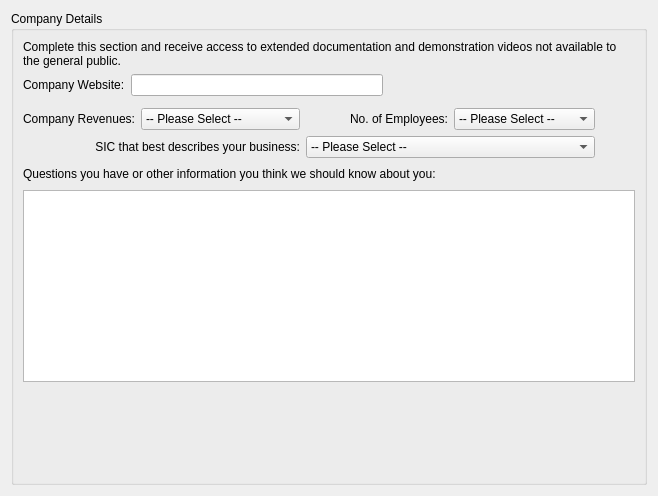
     <widget class="QWidget" name="_companyPage" >
      <layout class="QVBoxLayout" >
       <item>
        <widget class="QGroupBox" name="_companyGroup" >
         <property name="title" >
          <string>Company Details</string>
         </property>
         <layout class="QVBoxLayout" >
          <item>
           <widget class="QLabel" name="_companyGroupLit" >
            <property name="text" >
             <string>Complete this section and receive access to extended documentation and demonstration videos not available to the general public.</string>
            </property>
            <property name="wordWrap" >
             <bool>true</bool>
            </property>
            <property name="margin" >
             <number>5</number>
            </property>
           </widget>
          </item>
          <item>
           <layout class="QHBoxLayout" >
            <item>
             <widget class="QLabel" name="_companyUrlLit" >
              <property name="text" >
               <string>Company Website:</string>
              </property>
              <property name="buddy" >
               <cstring>_companyUrl</cstring>
              </property>
             </widget>
            </item>
            <item>
             <widget class="QLineEdit" name="_companyUrl" />
            </item>
            <item>
             <spacer>
              <property name="orientation" >
               <enum>Qt::Horizontal</enum>
              </property>
              <property name="sizeHint" >
               <size>
                <width>40</width>
                <height>20</height>
               </size>
              </property>
             </spacer>
            </item>
           </layout>
          </item>
          <item>
           <widget class="AddressCluster" name="_companyAddr" >
            <property name="listVisible" >
             <bool>false</bool>
            </property>
           </widget>
          </item>
          <item>
           <layout class="QGridLayout" >
            <item row="0" column="0" >
             <widget class="QLabel" name="_revenuesLit" >
              <property name="text" >
               <string>Company Revenues:</string>
              </property>
              <property name="alignment" >
               <set>Qt::AlignRight|Qt::AlignTrailing|Qt::AlignVCenter</set>
              </property>
              <property name="buddy" >
               <cstring>_revenues</cstring>
              </property>
             </widget>
            </item>
            <item row="0" column="1" >
             <widget class="QComboBox" name="_revenues" >
              <item>
               <property name="text" >
                <string>-- Please Select --</string>
               </property>
              </item>
              <item>
               <property name="text" >
                <string>Under $1 million</string>
               </property>
              </item>
              <item>
               <property name="text" >
                <string>$1 million - $5 million</string>
               </property>
              </item>
              <item>
               <property name="text" >
                <string>$5 million - $10 million</string>
               </property>
              </item>
              <item>
               <property name="text" >
                <string>$10 million - $25 million</string>
               </property>
              </item>
              <item>
               <property name="text" >
                <string>$25 million - $50 million</string>
               </property>
              </item>
              <item>
               <property name="text" >
                <string>Over $50 million</string>
               </property>
              </item>
             </widget>
            </item>
            <item row="0" column="2" >
             <widget class="QLabel" name="_noemployeesLit" >
              <property name="text" >
               <string>No. of Employees:</string>
              </property>
              <property name="alignment" >
               <set>Qt::AlignRight|Qt::AlignTrailing|Qt::AlignVCenter</set>
              </property>
              <property name="buddy" >
               <cstring>_noemployees</cstring>
              </property>
             </widget>
            </item>
            <item row="0" column="3" >
             <widget class="QComboBox" name="_noemployees" >
              <item>
               <property name="text" >
                <string>-- Please Select --</string>
               </property>
              </item>
              <item>
               <property name="text" >
                <string>Under 50</string>
               </property>
              </item>
              <item>
               <property name="text" >
                <string>50-100</string>
               </property>
              </item>
              <item>
               <property name="text" >
                <string>100-250</string>
               </property>
              </item>
              <item>
               <property name="text" >
                <string>250-500</string>
               </property>
              </item>
              <item>
               <property name="text" >
                <string>More than 500</string>
               </property>
              </item>
             </widget>
            </item>
            <item row="1" column="0" colspan="2" >
             <widget class="QLabel" name="_sicLit" >
              <property name="text" >
               <string>SIC that best describes your business:</string>
              </property>
              <property name="alignment" >
               <set>Qt::AlignRight|Qt::AlignTrailing|Qt::AlignVCenter</set>
              </property>
              <property name="wordWrap" >
               <bool>false</bool>
              </property>
              <property name="buddy" >
               <cstring>_sic</cstring>
              </property>
             </widget>
            </item>
            <item row="1" column="2" colspan="2" >
             <widget class="QComboBox" name="_sic" >
              <item>
               <property name="text" >
                <string>-- Please Select --</string>
               </property>
              </item>
              <item>
               <property name="text" >
                <string>Not a manufacturer</string>
               </property>
              </item>
              <item>
               <property name="text" >
                <string>20 - Food and kindred products</string>
               </property>
              </item>
              <item>
               <property name="text" >
                <string>21 - Tobacco products</string>
               </property>
              </item>
              <item>
               <property name="text" >
                <string>22 - Textile mill products</string>
               </property>
              </item>
              <item>
               <property name="text" >
                <string>23 - Apparel and other textile products</string>
               </property>
              </item>
              <item>
               <property name="text" >
                <string>24 - Lumber and wood products</string>
               </property>
              </item>
              <item>
               <property name="text" >
                <string>25 - Furniture and fixtures</string>
               </property>
              </item>
              <item>
               <property name="text" >
                <string>26 - Paper and allied products</string>
               </property>
              </item>
              <item>
               <property name="text" >
                <string>27 - Printing and publishing</string>
               </property>
              </item>
              <item>
               <property name="text" >
                <string>28 - Chemicals and allied products</string>
               </property>
              </item>
              <item>
               <property name="text" >
                <string>29 - Petroleum and coal products</string>
               </property>
              </item>
              <item>
               <property name="text" >
                <string>30 - Rubber and miscellaneous plastic products</string>
               </property>
              </item>
              <item>
               <property name="text" >
                <string>31 - Leather and leather products</string>
               </property>
              </item>
              <item>
               <property name="text" >
                <string>32 - Stone, clay and glass products</string>
               </property>
              </item>
              <item>
               <property name="text" >
                <string>33 - Primary metal industries</string>
               </property>
              </item>
              <item>
               <property name="text" >
                <string>34 - Fabricated metal products</string>
               </property>
              </item>
              <item>
               <property name="text" >
                <string>35 - Industrial machinery and equipment</string>
               </property>
              </item>
              <item>
               <property name="text" >
                <string>36 - Electronic and other electric equipment</string>
               </property>
              </item>
              <item>
               <property name="text" >
                <string>37 - Transportation equipment</string>
               </property>
              </item>
              <item>
               <property name="text" >
                <string>38 - Instruments and related products</string>
               </property>
              </item>
              <item>
               <property name="text" >
                <string>39 - Miscellaneous manufacturing industries</string>
               </property>
              </item>
             </widget>
            </item>
            <item row="0" column="4" >
             <spacer>
              <property name="orientation" >
               <enum>Qt::Horizontal</enum>
              </property>
              <property name="sizeHint" >
               <size>
                <width>40</width>
                <height>20</height>
               </size>
              </property>
             </spacer>
            </item>
           </layout>
          </item>
          <item>
           <layout class="QHBoxLayout" >
            <item>
             <widget class="QLabel" name="_otherInfoLit" >
              <property name="text" >
               <string>Questions you have or other information you think we should know about you:</string>
              </property>
             </widget>
            </item>
            <item>
             <spacer>
              <property name="orientation" >
               <enum>Qt::Horizontal</enum>
              </property>
              <property name="sizeHint" >
               <size>
                <width>40</width>
                <height>20</height>
               </size>
              </property>
             </spacer>
            </item>
           </layout>
          </item>
          <item>
           <widget class="QTextEdit" name="_otherInfo" />
          </item>
          <item>
           <spacer>
            <property name="orientation" >
             <enum>Qt::Vertical</enum>
            </property>
            <property name="sizeHint" >
             <size>
              <width>20</width>
              <height>91</height>
             </size>
            </property>
           </spacer>
          </item>
         </layout>
        </widget>
       </item>
      </layout>
     </widget>
